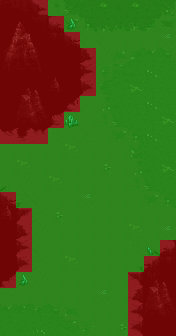

The image is a tile-based game level rendered from a .tmx file. Its description and complete source (layers, tilesets, objects, tile grids) follow:
An orthogonal 11x21 tile map with 16x16 px tiles, 6 tile layers (Tile Layer 4, Tile Layer 5, Tile Layer 6, Tile Layer 7, ...), 2 hidden layers not drawn.

<map version="1.5" tiledversion="2021.02.15" orientation="orthogonal" renderorder="left-down" width="11" height="21" tilewidth="16" tileheight="16" infinite="0" nextlayerid="15" nextobjectid="1">
 <tileset firstgid="1" source="../world_tiles/tileset.tsx" />
 <layer id="10" name="Tile Layer 4" width="11" height="21">
  <data encoding="csv">
1939,1940,1941,1942,2145,2145,2145,2421,2421,2421,2421,
2039,2040,2041,2042,2043,2145,2145,2421,2421,2421,2421,
2424,2424,2141,2142,2143,2145,2145,2421,2421,2421,2421,
2424,2424,2424,2424,2424,2344,2345,2421,2421,2421,2421,
2424,2424,2424,2424,2424,2444,2445,2421,2421,2421,2421,
2424,2424,2424,2641,2642,2544,2545,2421,2421,2421,2421,
2424,2424,2424,2741,2742,2644,2645,2421,2421,2421,2421,
2838,2839,2840,2841,2842,2744,2421,2421,2421,2421,2421,
2938,2939,2940,2941,2942,2943,2421,2421,2421,2421,2421,
2421,2421,2421,2421,2421,2421,2421,2421,2421,2421,2421,
2421,2421,2421,2421,2421,2421,2421,2421,2421,2421,2421,
2043,2044,2421,2421,2421,2421,2421,2421,2421,2421,2421,
2143,2144,2145,2421,2421,2421,2421,2421,2421,2421,2421,
2243,2244,2245,2421,2421,2421,2421,2421,2421,2421,2421,
2343,2344,2345,2421,2421,2421,2421,2421,2421,2421,1924,
2443,2444,2445,2421,2421,2421,2421,2421,2022,2023,2024,
2543,2544,2545,2421,2421,2421,2421,2421,2122,2123,2124,
2643,2644,2645,2421,2421,2421,2421,2421,2222,2223,2224,
2743,2744,2421,2421,2421,2421,2421,2421,2322,2323,2324,
2843,2421,2421,2421,2421,2421,2421,2421,2422,2423,2424,
2421,2421,2421,2421,2421,2421,2421,2421,2522,2523,2524
</data>
 </layer>
 <layer id="11" name="Tile Layer 5" width="11" height="21">
  <data encoding="csv">
0,0,0,0,0,0,0,0,0,0,0,
2766,2767,2768,0,0,0,0,0,0,0,0,
2866,2867,2868,0,0,0,0,0,0,0,0,
2966,2967,2968,0,0,0,0,0,0,0,0,
3066,3067,3068,2973,0,0,0,0,0,0,0,
0,2470,2471,3073,0,0,0,0,0,0,0,
0,2570,2571,0,0,0,0,0,0,0,0,
0,2670,2671,0,0,0,0,0,0,0,0,
0,0,0,0,0,0,0,0,0,0,0,
0,0,0,0,0,0,0,0,0,0,0,
0,0,0,0,0,0,0,0,0,0,0,
0,0,0,0,0,0,0,0,0,0,0,
2973,0,0,0,0,0,0,0,0,0,0,
3073,0,0,0,0,0,0,0,0,0,0,
0,0,0,0,0,0,0,0,0,0,0,
0,0,0,0,0,0,0,0,0,0,0,
0,0,0,0,0,0,0,0,0,0,0,
0,0,0,0,0,0,0,0,0,2470,2471,
0,0,0,0,0,0,0,0,0,2570,2571,
0,0,0,0,0,0,0,0,0,2670,2671,
0,0,0,0,0,0,0,0,0,0,0
</data>
 </layer>
 <layer id="12" name="Tile Layer 6" width="11" height="21">
  <data encoding="csv">
0,0,0,2811,2812,2813,2814,2815,2816,2817,2818,
0,0,0,2911,2912,2913,2914,2915,2916,2917,2918,
0,0,0,0,0,0,0,0,0,0,0,
0,0,0,0,0,0,2301,2302,2303,2304,2307,
0,0,0,0,0,0,2401,2402,2403,2404,2407,
0,0,0,0,0,0,2501,2502,2506,2506,2506,
0,0,0,0,0,0,2701,2702,2506,2506,2506,
0,0,0,0,0,0,2801,2802,2803,2506,2506,
0,0,0,0,0,0,0,2902,2903,2506,2506,
0,0,0,0,0,0,0,0,2601,2602,2506,
0,0,0,0,0,0,0,0,2701,2702,2506,
0,0,0,0,0,0,0,0,2801,2802,2803,
0,0,0,0,0,0,0,0,2901,2902,2903,
0,0,0,0,0,0,0,0,0,0,0,
0,0,0,0,0,0,0,0,0,0,0,
0,0,0,0,0,0,0,0,0,0,0,
0,0,0,0,0,0,0,0,0,0,0,
0,0,0,0,0,0,0,0,0,0,0,
0,0,0,0,0,0,0,0,0,0,0,
2304,2305,2306,2307,2308,2309,0,0,0,0,0,
2404,2405,2406,2407,2408,2409,0,0,0,0,0
</data>
 </layer>
 <layer id="13" name="Tile Layer 7" width="11" height="21">
  <data encoding="csv">
0,0,0,0,0,0,5208,0,5208,0,0,
0,0,0,0,0,0,0,0,0,0,0,
0,0,0,0,0,0,0,0,0,0,4017,
0,0,0,0,0,0,0,0,0,0,0,
0,0,0,0,0,0,0,0,0,4204,0,
0,0,0,0,0,0,0,0,4608,0,0,
0,0,0,0,0,0,0,0,0,4204,0,
0,0,0,0,0,0,0,0,0,0,4608,
0,0,0,0,0,0,0,0,0,4204,0,
0,0,0,0,4416,0,0,0,0,0,0,
0,4416,0,0,0,0,4213,0,0,0,4608,
0,0,0,4416,0,0,0,0,0,0,0,
0,0,0,0,0,4017,0,0,0,0,0,
0,0,0,4213,0,0,0,0,0,0,0,
0,0,0,0,0,0,0,0,4416,0,4017,
0,0,0,0,0,0,0,0,0,0,0,
0,0,0,0,4416,0,0,0,0,0,0,
0,0,0,0,0,0,0,0,0,0,0,
0,0,0,0,0,0,4017,0,0,0,0,
0,0,0,0,0,0,0,0,0,0,0,
0,0,4103,0,0,0,0,4213,0,0,0
</data>
 </layer>
 <layer id="14" name="Tile Layer 8" width="11" height="21">
  <data encoding="csv">
0,0,0,0,0,0,0,0,0,0,0,
0,0,0,0,3469,0,0,0,0,0,0,
0,0,0,0,0,0,0,0,0,0,0,
0,0,0,0,0,0,0,0,0,0,0,
0,0,0,0,0,0,0,0,0,0,0,
0,0,0,0,0,0,0,0,0,0,0,
0,0,0,0,0,0,0,0,0,0,0,
0,0,0,0,3667,0,0,0,0,0,0,
0,0,0,0,0,0,0,0,0,0,0,
0,0,0,0,0,0,0,0,0,0,0,
0,0,0,0,0,0,0,0,0,0,0,
0,0,0,0,0,0,0,0,0,0,0,
0,0,0,0,0,0,0,0,0,0,0,
0,0,0,0,0,0,0,0,0,0,0,
0,0,0,0,0,0,0,0,0,0,0,
0,0,0,0,0,0,0,0,0,3669,0,
0,0,0,0,0,0,0,0,0,0,0,
0,3469,0,0,0,0,0,0,0,0,0,
0,0,0,0,0,0,0,0,0,0,0,
0,0,0,0,0,0,0,0,0,0,0,
0,0,0,0,0,0,0,0,0,0,0
</data>
 </layer>
 <layer id="7" name="anim" width="11" height="21" visible="0">
  <data encoding="csv">
0,0,0,0,0,0,0,0,0,0,0,
0,0,0,0,0,0,0,0,0,0,0,
0,0,0,0,0,0,0,0,0,15727,0,
0,0,0,0,0,0,0,0,0,0,0,
0,0,0,0,0,0,0,0,0,0,0,
0,0,0,0,0,0,0,0,0,0,0,
0,0,0,0,0,0,0,0,0,0,0,
0,0,0,0,0,0,0,0,0,0,0,
0,0,0,0,0,0,0,0,0,0,0,
0,0,0,0,0,0,0,0,0,0,0,
0,0,0,0,0,0,0,0,0,0,0,
0,0,0,0,0,0,0,0,0,0,0,
0,0,0,0,0,0,0,0,0,0,0,
0,0,0,0,0,0,0,0,0,0,15727,
0,0,0,0,0,0,0,0,0,0,0,
0,0,0,0,0,0,0,0,0,0,0,
0,0,0,0,0,0,0,0,0,0,0,
0,0,0,0,0,0,0,0,0,0,0,
0,0,0,0,0,0,0,0,0,0,0,
0,0,0,0,0,0,15727,0,0,0,0,
0,0,0,0,0,0,0,0,0,0,0
</data>
 </layer>
 <layer id="8" name="characters" width="11" height="21" visible="0">
  <data encoding="csv">
0,0,0,0,0,0,0,0,0,0,0,
0,0,0,0,0,0,0,0,0,0,0,
0,0,0,0,0,0,0,0,0,0,0,
0,0,0,0,0,0,0,15607,0,0,0,
0,0,0,0,0,0,0,0,0,0,0,
0,0,0,0,0,0,0,0,0,0,0,
0,0,0,0,0,0,0,15606,0,0,0,
0,0,0,0,0,0,0,0,0,0,0,
0,0,0,0,0,0,0,0,0,0,0,
0,0,0,0,0,15706,0,0,0,15606,0,
0,0,0,15606,0,0,0,0,0,0,0,
0,0,0,0,0,0,0,0,0,0,0,
0,0,0,0,15607,0,0,0,0,0,0,
0,0,0,0,0,0,0,0,15706,0,0,
0,0,0,0,0,0,15606,0,0,0,0,
0,0,0,15706,0,0,0,0,0,0,0,
0,0,0,0,0,0,0,0,0,0,0,
0,0,0,0,0,0,15607,0,0,0,0,
0,0,0,15606,0,0,0,0,0,0,0,
0,0,0,0,0,0,0,0,0,0,0,
0,0,0,0,0,0,0,0,0,0,0
</data>
 </layer>
 <layer id="9" name="walkable" width="11" height="21">
  <data encoding="csv">
15437,15437,15437,15537,15537,15537,15537,15537,15537,15537,15537,
15437,15437,15437,15437,15537,15537,15537,15537,15537,15537,15537,
15437,15437,15437,15437,15437,15537,15537,15537,15537,15537,15537,
15437,15437,15437,15437,15437,15437,15537,15537,15537,15537,15537,
15437,15437,15437,15437,15437,15437,15537,15537,15537,15537,15537,
15437,15437,15437,15437,15437,15437,15537,15537,15537,15537,15537,
15437,15437,15437,15437,15437,15537,15537,15537,15537,15537,15537,
15437,15437,15437,15437,15537,15537,15537,15537,15537,15537,15537,
15437,15437,15437,15537,15537,15537,15537,15537,15537,15537,15537,
15537,15537,15537,15537,15537,15537,15537,15537,15537,15537,15537,
15537,15537,15537,15537,15537,15537,15537,15537,15537,15537,15537,
15537,15537,15537,15537,15537,15537,15537,15537,15537,15537,15537,
15437,15537,15537,15537,15537,15537,15537,15537,15537,15537,15537,
15437,15437,15537,15537,15537,15537,15537,15537,15537,15537,15537,
15437,15437,15537,15537,15537,15537,15537,15537,15537,15537,15537,
15437,15437,15537,15537,15537,15537,15537,15537,15537,15537,15437,
15437,15437,15537,15537,15537,15537,15537,15537,15537,15437,15437,
15437,15537,15537,15537,15537,15537,15537,15537,15437,15437,15437,
15537,15537,15537,15537,15537,15537,15537,15537,15437,15437,15437,
15537,15537,15537,15537,15537,15537,15537,15537,15437,15437,15437,
15537,15537,15537,15537,15537,15537,15537,15537,15437,15437,15437
</data>
 </layer>
</map>
